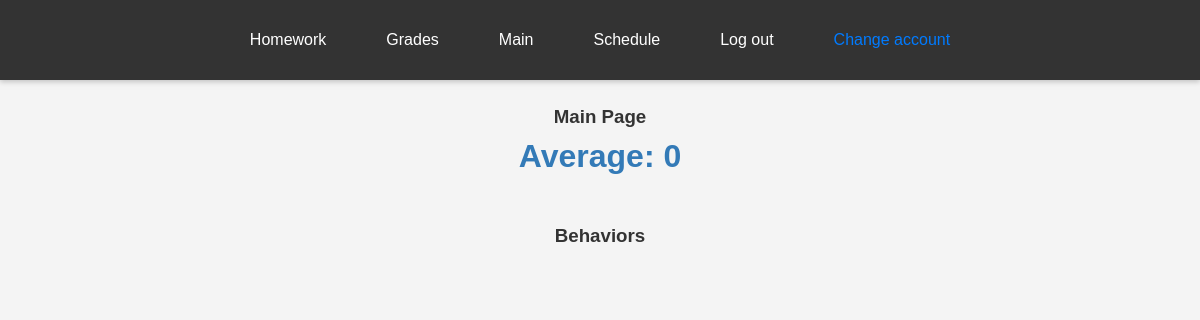
The app's page /students/ (signed in), older data.
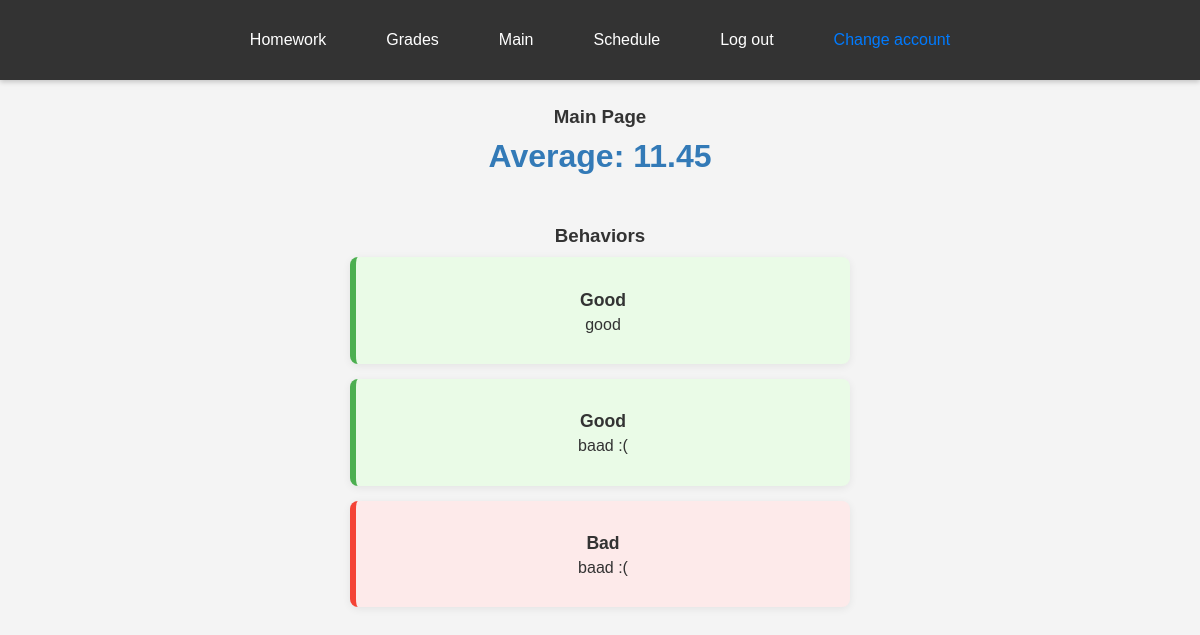
The same page, newer data.
### base/models.py (models this page shows)
class Behavior(models.Model):
    type = models.BooleanField() #true=good, false=bad
    note = models.CharField(max_length=500)
    time = models.DateTimeField(null=True)

### children/views.py (the view)
# urls.py: 2. Add a URL to urlpatterns:  path('', views.home, name='home')
def home(request):
    if not request.user.is_authenticated or not Student.objects.filter(email=request.user.email).exists():
        return redirect('login/')
    days = ["Monday", "Tuesday", "Wednesday", "Thursday", "Friday", "Saturday"]
    print(Group.objects.filter(name=request.GET.get('name')).first())
    print(Student.objects.all())
    student =  Student.objects.filter(email=request.user.email).first()
    print(request.user, 111)
    groups = student.groups.all()
    schedules = {}
    homeworks = {}
    for g in groups:
        try:
            homework = g.homework.all()
            homeworks_list = [
                {"id": hw.id, "subject": hw.subject, "text": hw.text, "deadline": str(hw.deadline)}
                for hw in homework
            ]
            homework_json = json.dumps(homeworks_list)
        except:
            homework = None
            homework_json = "[]"
        if g is not None:
            schedule_ = {}
            dbschedule = g.schedule.day.all()
            for i in dbschedule:
                schedule_[i.day]=i.lesson.all()
            schedule_ = schedule_.items()
        else:
            schedule_ = None
        schedules[g.name] = schedule_
        homeworks[g.name] = homework
    grades = [i for i in student.grades.all()]
    average = float(sum([i.grade for i in grades])/len(grades)).__round__(2) if len(grades) > 0 else 0
    behavior = [i for i in student.behavior.all()] #main page
    if request.method == "GET":
        return render(request, 'dashboard.html', {'groups':groups, 'schedules':schedules.items(), 'days':days, 'homeworks':homeworks.items(),"homework_json": homework_json, 'grades':grades, 'average':average, 'behavior':behavior})

### children/templates/dashboard.html (shortened to what this page needs)
<!DOCTYPE html>
<html lang="en">
<head>
    <link rel="stylesheet" href="/static/css/homework.css">
    <link rel="stylesheet" href="/static/css/g_g.css">
</head>
<body>
    <nav>
        <ul>
            <li onclick="changePage('homework')">Homework</li>
            <li onclick="changePage('grades')">Grades</li>
            <li onclick="changePage('main')">Main</li>
            <li onclick="changePage('schedule')">Schedule</li>
            <li onclick="log_out_pop_up()">Log out</li>
            <a href="login/"><li>Change account</li></a>
        </ul>
    </nav>
    <div id="page-main">
        <h3>Main Page</h3>
        <div class="averge_grade">
        <h1>Average: {{average}}</h1>
        </div>
        <div class="behaviors">
            <h3>Behaviors</h4>
            {% for i in behavior %}
            <div class="behavior-entry {% if i.type %}good{% else %}bad{% endif %}">
                <p class="behavior-type">{% if i.type %}Good{% else %}Bad{% endif %}</p>
                <p class="behavior-note">{{ i.note }}</p>
            </div>
            {% endfor %}
        </div>
    </div>
</body>
</html>

Row changes from the older to the newer data that the page shows:
added Behavior: type "Good", note "good"
added Behavior: type "Good", note "baad :("
added Behavior: type "Bad", note "baad :("
Text that changed along with them:
{{ average }}: "0" → "11.45"
